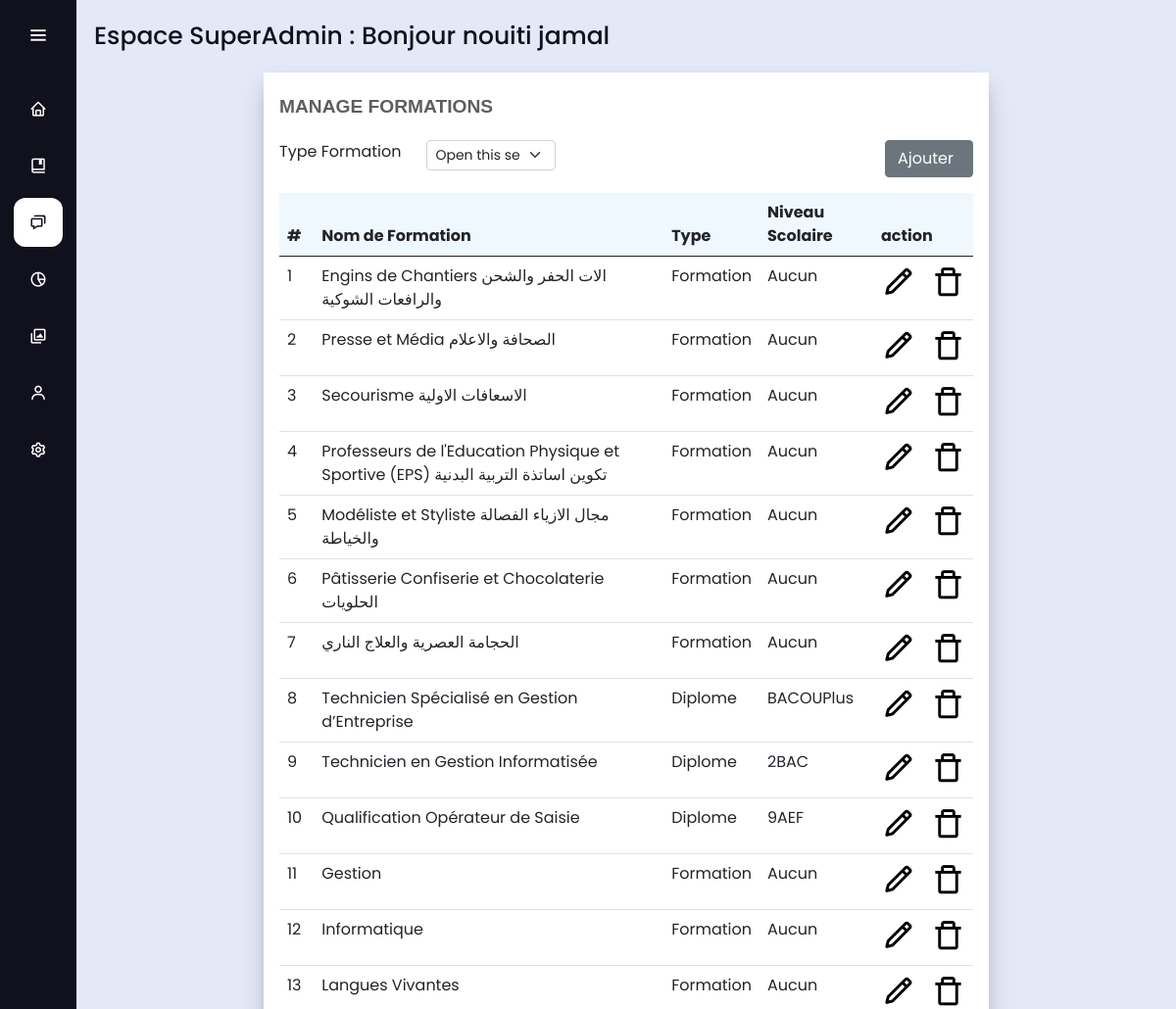
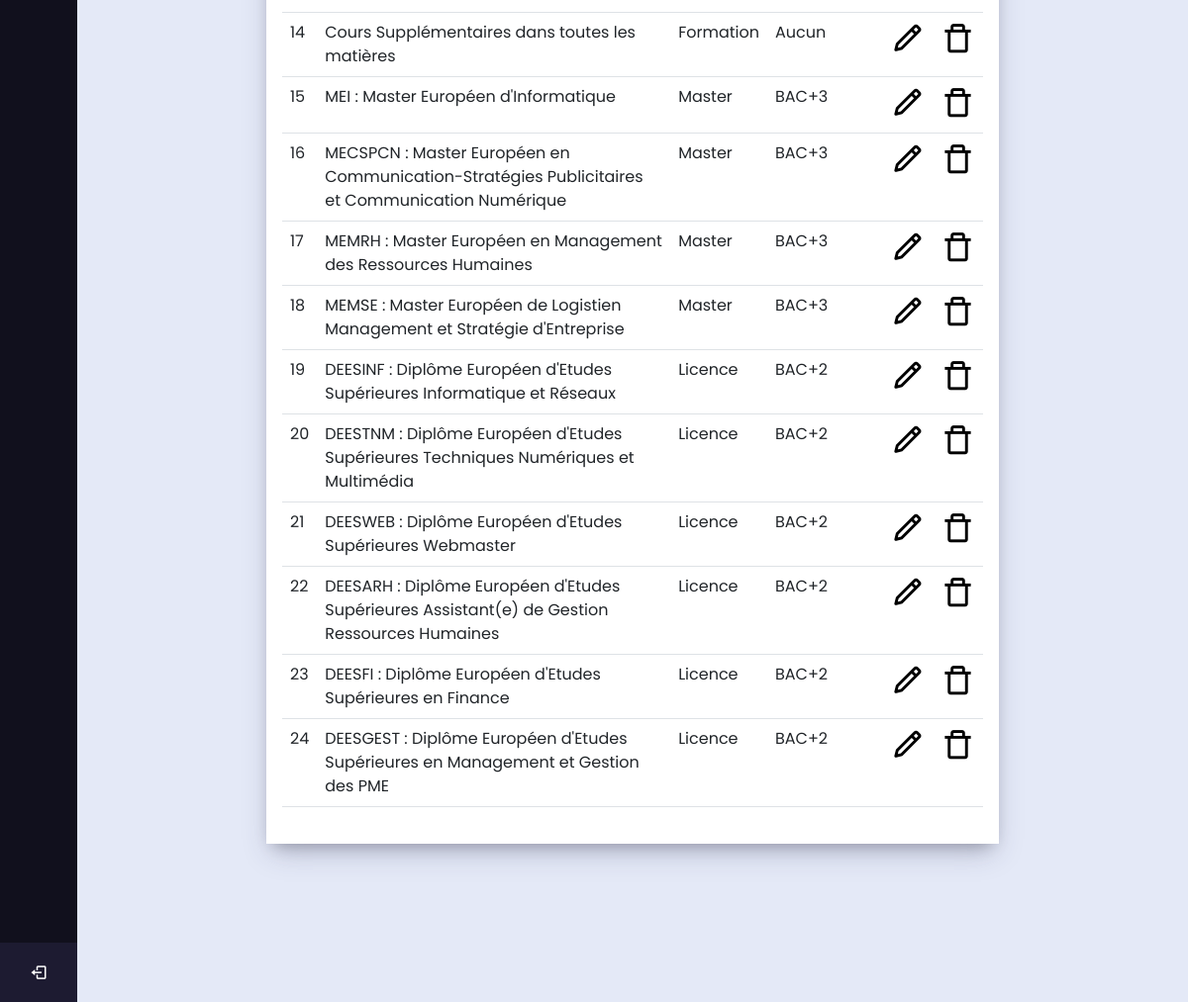
Screenshot of /admin/@woul@ti/formation.php (signed in) with the database file from the repository (2 pictures, top to bottom).
### tables this page shows
CREATE TABLE IF NOT EXISTS `compte` (
  `Id` int(11) NOT NULL AUTO_INCREMENT,
  `Nom` varchar(50) NOT NULL,
  `Prenom` varchar(50) NOT NULL,
  `Email` varchar(50) NOT NULL,
  `UserName` varchar(50) NOT NULL,
  `Password` varchar(50) NOT NULL,
  `Role` varchar(50) NOT NULL DEFAULT 'Admin',
  `code` int(11) NOT NULL DEFAULT '0',
  PRIMARY KEY (`Id`)
);

CREATE TABLE IF NOT EXISTS `formation` (
  `Id` int(11) NOT NULL AUTO_INCREMENT,
  `Nom` varchar(255) NOT NULL,
  `type` varchar(50) NOT NULL,
  `niveau` varchar(50) NOT NULL,
  PRIMARY KEY (`Id`)
);

### admin/@woul@ti/formation.php (the view, shortened to what this page needs)
<?php
        include('../../db/db.php');
        $pdo_statement = $pdo_conn->prepare("select * from compte where Id = ? ");
                $pdo_statement -> bindParam(1,$_SESSION['Id']);
                $pdo_statement->execute();
                $resultPrf = $pdo_statement->fetch();
        $pdo_statement = $pdo_conn->prepare("SELECT * FROM formation");
        $pdo_statement->execute();
        $mesformations = $pdo_statement->fetchAll(PDO::FETCH_ASSOC);
        $TypeFormation = '';
?>
<!DOCTYPE html>
<html lang="en" dir="ltr">
<head>
    <link rel="stylesheet" href="./assets/style.css" />
    <link href="https://unpkg.com/boxicons@2.0.7/css/boxicons.min.css" rel="stylesheet" />
    <link href="https://cdn.jsdelivr.net/npm/bootstrap@5.0.2/dist/css/bootstrap.min.css" rel="stylesheet" />
<link rel="stylesheet" href="../../toast/beautyToast.css">
</head>
<body>
    <div class="sidebar">
        <div class="logo-details">
            <i class='bx bx-menu' id="btn"></i>
        </div>
        <ul class="nav-list">
            <li>
                <a href="index.php">
                    <i class='bx bx-home'></i>
                </a>
            </li>
            <li>
                <a href="inscription.php">
                    <i class='bx bx-book-bookmark'></i>
                </a>
            </li>
            <li class="NavSelect">
                <a href="formation.php">
                    <i class='bx bx-chat'></i>
                </a>
            </li>
            <li>
                <a href="modifierNombres.php">
                    <i class='bx bx-pie-chart-alt-2'></i>
                </a>
            </li>
            <li>
                <a href="gererimages.php">
                    <i class='bx bx-images'></i>
                </a>
            </li>
            <?php
            if ($_SESSION['Role'] == 'SuperAdmin') {
                echo '
            <li>
            <a href="gererComptes.php">
              <i class="bx bx-user"></i>
              <span class="links_name">Gestion Des Comptes</span>
            </a>
            <span class="tooltip">Gestion Des Comptes</span>
          </li>';
            }
            ?>
            <li>
                <a href="modifierProfile.php">
                    <i class='bx bx-cog'></i>
                </a>
            </li>
            <li class="profile">
                <div class="profile-details">
                    <div class="name_job">
                        <div class="name"><?php echo  $resultPrf['Nom'].' '.$resultPrf['Prenom'];  ?></div>
                        <div class="job"><?php echo $_SESSION["Role"] ?></div>
                    </div>
                </div>
                <a href="seDeconnecter.php">
                    <i class='bx bx-log-out' id="log_out"></i>
                </a>
            </li>
        </ul>
    </div>
    <section class="home-section">
    <div class="text">Espace <?php echo $_SESSION["Role"]." : Bonjour ". $resultPrf['Nom'].' '.$resultPrf['Prenom']; ?> </div>
        <div class="row">
            <div class="col-md-2"></div>
            <div class="col-md-8 chit-chat-layer1-left">
                <div class="work-progres">
                    <div class="chit-chat-heading">Manage Formations</div>
                    <div class="filtrage">
                        <div class="select">
                            <label for="select"> Type Formation</label>
                            <form action="" class="form-test" method="post">
                                <select name="FilterType" onchange="this.form.submit()" class="form-select form-select-sm" aria-label=".form-select-lg example">
                                    <option value="" disabled selected <?php if ($TypeFormation == '') {
                                                                            echo 'selected';
                                                                        } ?>>Open this select menu</option>
                                </select>
                            </form>
                        </div>
                        <button type="button" class="btn btn-secondary" style="margin-left: 21em;" data-bs-toggle="modal" data-bs-target="#mymodal">
                            Ajouter <i class="fa-solid fa-user-plus" style="color: #ffffff; margin-left: 7px;"></i> </button>
                    </div>
                    <div class="table-responsive">
                        <table class="table table-hover">
                            <thead>
                                <tr>
                                    <th>#</th>
                                    <th>Nom de Formation </th>
                                    <th>Type</th>
                                    <th>Niveau Scolaire</th>
                                    <th colspan="2">action</th>
                                </tr>
                            </thead>
                            <tbody>
                                <?php
                                $parID = 1;
                                foreach ($mesformations as $formation) {
                                ?>
                                    <tr>
                                        <td><?= $parID ?></td>
                                        <td><?= $formation['Nom'] ?></td>
                                        <td><?= $formation['type'] ?></td>
                                        <td><?= $formation['niveau'] ?></td>
                                        <td>
                                            <button class="btn-actions" data-bs-toggle="modal" data-bs-target="#staticBackdrop" data-id="<?= $formation['Id']; ?>"> <i class='bx bx-pencil'></i></button>
                                        </td>
                                        <td>
                                            <button class="btn-actions  delete-intern" name="delete" data-id="<?= $formation['Id']; ?>"><i class='bx bx-trash-alt'></i></button>
                                        </td>
                                    </tr>
                                <?php
                                    $parID = $parID + 1;
                                }
                                ?>
                            </tbody>
                        </table>
                    </div>
                </div>
            </div>
            <div class="col-md-2"></div>
        </div>
    </section>
</body>
</html>

### admin/@woul@ti/assets/style.css (style rules this page uses)
* { margin: 0; padding: 0; box-sizing: border-box; font-family: "Poppins" , sans-serif; }
.sidebar { position: fixed; left: 0; top: 0; height: 100%; width: 78px; background: #11101D; padding: 6px 14px; z-index: 99; transition: all 0.5s ease; }
.sidebar .logo-details { height: 60px; display: flex; align-items: center; position: relative; }
.sidebar .logo-details #btn { position: absolute; top: 50%; right: 0; transform: translateY(-50%); font-size: 22px; transition: all 0.4s ease; font-size: 23px; text-align: center; cursor: pointer; transition: all 0.5s ease; }
.sidebar i { color: #fff; height: 60px; min-width: 50px; font-size: 28px; text-align: center; line-height: 60px; }
.sidebar .nav-list { margin-top: 20px; height: 100%; padding-left: 0px !important; }
.sidebar li { position: relative; margin: 8px 0; list-style: none; }
.sidebar li a { display: flex; height: 100%; width: 100%; border-radius: 12px; align-items: center; text-decoration: none; transition: all 0.4s ease; background: #11101D; }
.sidebar li i { height: 50px; line-height: 50px; font-size: 18px; border-radius: 12px; }
.sidebar li.profile { position: fixed; height: 60px; width: 78px; left: 0; bottom: -8px; padding: 10px 14px; background: #1d1b31; transition: all 0.5s ease; overflow: hidden; }
.sidebar li .profile-details { display: flex; align-items: center; flex-wrap: nowrap; }
.sidebar li.profile .name, .sidebar li.profile .job { font-size: 15px; font-weight: 400; color: #fff; white-space: nowrap; }
.sidebar li.profile .job { font-size: 12px; }
.sidebar .profile #log_out { position: absolute; top: 50%; right: 0; transform: translateY(-50%); background: #1d1b31; width: 100%; height: 60px; line-height: 60px; border-radius: 0px; transition: all 0.5s ease; }
.home-section { position: relative; background: #E4E9F7; min-height: 100vh; top: 0; left: 78px; width: calc(100% - 78px); transition: all 0.5s ease; z-index: 2; overflow-x: hidden; }
.home-section .text { display: inline-block; color: #11101d; font-size: 25px; font-weight: 500; margin: 18px }
.sidebar .NavSelect a .links_name, .sidebar .NavSelect a i { transition: all 0.5s ease; color: #11101D; }
.sidebar .NavSelect a { background: #FFF; }
.chit-chat-layer1-left { padding: 0em 0.5em 0em 0em; }
.work-progres { box-shadow: rgba(50, 50, 93, 0.25) 0px 13px 27px -5px, rgba(0, 0, 0, 0.3) 0px 8px 16px -8px; padding: 1.34em 1em; background: #fff; margin-bottom: 10em; }
.chit-chat-heading { font-size: 1.2em; font-weight: 700; color: #5F5D5D; text-transform: uppercase; font-family: 'Carrois Gothic', sans-serif; margin-bottom: 1em; }
.table-responsive table { border-radius: 0.25rem; }
.table-responsive table thead th { background-color: aliceblue; }
.work-progres .filtrage { display: flex; margin-bottom: 1em; }
.work-progres .filtrage .select { display: flex; width: fit-content; }
.work-progres .filtrage .select label { width: 11em; }
.form-select { width: 58% !important; }
.table-responsive .btn-actions { border: none; background-color: transparent; transition: 700ms; }
.table-responsive .btn-actions i { font-size: 35px; transition: 700ms; }
.work-progres .filtrage .select label { width: 14.5em !important; }
.form-select-sm { width: 100% !important; }

### toast/beautyToast.css (style rules this page uses)
:root { --beautyToast-font: 'Quicksand', sans-serif; --beautyToast-regular: 400; --beautyToast-bold: 700; --beautyToast-body: 14px; --beautyToast-title: 16px; --beautyToast-image: 31px; --beautyToast-success-color: #68D84C; --beautyToast-error-color: #D84C4C; --beautyToast-info-color: #4CA5D8; --beautyToast-warning-color: #D8D24C; --beautyToast-bg-color: #FDFDFD; --beautyToast-text-color: #4E4E4E; --beautyToast-progress-color: #D3D6D2; --beautyToast-close-color: #121212; }
* { margin: 0; padding: 0; }
button { background-color: transparent; border: none; }

### rows the page displays
compte: Nom "nouiti", Prenom "jamal"
formation: Nom "Engins de Chantiers الات الحفر والشحن والرافعات الشوكية", type "Formation", niveau "Aucun"
formation: Nom "Presse et Média الصحافة والاعلام", type "Formation", niveau "Aucun"
formation: Nom "Secourisme الاسعافات الاولية", type "Formation", niveau "Aucun"
formation: Nom "Professeurs de l'Education Physique et Sportive (EPS) تكوين اساتذة التربية البدنية", type "Formation", niveau "Aucun"
formation: Nom "Modéliste et Styliste مجال الازياء الفصالة والخياطة", type "Formation", niveau "Aucun"
formation: Nom "Pâtisserie Confiserie et Chocolaterie الحلويات", type "Formation", niveau "Aucun"
formation: Nom "الحجامة العصرية والعلاج الناري", type "Formation", niveau "Aucun"
formation: Nom "Technicien Spécialisé en Gestion d’Entreprise", type "Diplome", niveau "BACOUPlus"
formation: Nom "Technicien en Gestion Informatisée", type "Diplome", niveau "2BAC"
formation: Nom "Qualification Opérateur de Saisie", type "Diplome", niveau "9AEF"
formation: Nom "Gestion", type "Formation", niveau "Aucun"
formation: Nom "Informatique", type "Formation", niveau "Aucun"
formation: Nom "Langues Vivantes", type "Formation", niveau "Aucun"
formation: Nom "Cours Supplémentaires dans toutes les matières", type "Formation", niveau "Aucun"
formation: Nom "MEI : Master Européen d'Informatique", type "Master", niveau "BAC+3"
formation: Nom "MECSPCN : Master Européen en Communication-Stratégies Publicitaires et Communication Numérique", type "Master", niveau "BAC+3"
formation: Nom "MEMRH : Master Européen en Management des Ressources Humaines", type "Master", niveau "BAC+3"
formation: Nom "MEMSE : Master Européen de Logistien Management et Stratégie d'Entreprise", type "Master", niveau "BAC+3"
formation: Nom "DEESINF : Diplôme Européen d'Etudes Supérieures Informatique et Réseaux", type "Licence", niveau "BAC+2"
formation: Nom "DEESTNM : Diplôme Européen d'Etudes Supérieures Techniques Numériques et Multimédia", type "Licence", niveau "BAC+2"
formation: Nom "DEESWEB : Diplôme Européen d'Etudes Supérieures Webmaster", type "Licence", niveau "BAC+2"
formation: Nom "DEESARH : Diplôme Européen d'Etudes Supérieures Assistant(e) de Gestion Ressources Humaines", type "Licence", niveau "BAC+2"
formation: Nom "DEESFI : Diplôme Européen d'Etudes Supérieures en Finance", type "Licence", niveau "BAC+2"
formation: Nom "DEESGEST : Diplôme Européen d'Etudes Supérieures en Management et Gestion des PME", type "Licence", niveau "BAC+2"

### other values shown
$_SESSION["Role"] "SuperAdmin"
